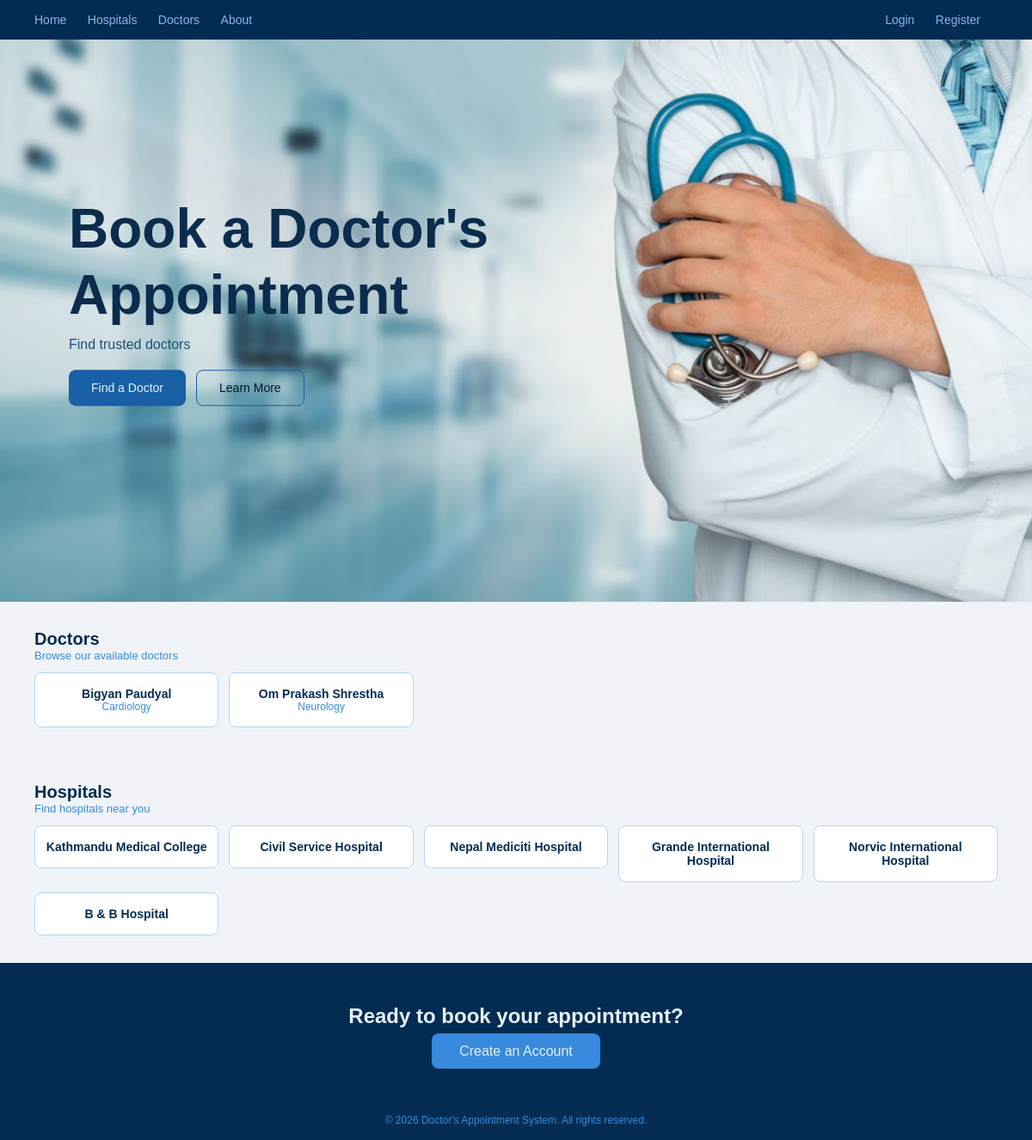
The page / on the database its author committed.
### doctors/models.py (models this page shows, shortened)
class Doctor(models.Model):
    doctor_id = models.AutoField(primary_key=True)
    name = models.CharField(max_length=100)
    qualification = models.CharField(max_length=100)
    specialization = models.CharField(max_length=100)
    hospital = models.ForeignKey('hospitals.Hospital', on_delete=models.CASCADE, null=True, blank=True)
    department = models.ForeignKey('hospitals.Department', on_delete=models.CASCADE, null=True, blank=True)
    email = models.EmailField(unique=True)
    fees = models.DecimalField(max_digits=8, decimal_places=2)
    phone = models.CharField(max_length=10)
    a_status = models.BooleanField(default=True)

### hospitals/models.py (models this page shows, shortened)
class Hospital(models.Model):
    hospital_id = models.AutoField(primary_key=True)
    name = models.CharField(max_length=100)
    address = models.CharField(max_length=200)
    phone = models.CharField(max_length=100)
    email = models.EmailField(unique=True)

### HomePage/views.py (the view)
# urls.py: path('', Home, name='home'),
def Home(request):
    doctors = Doctor.objects.all()
    hospitals = Hospital.objects.all()
    appointment_count = 0
    if request.user.is_authenticated:
        appointment_count = Appointment.objects.filter(
            patient=request.user,
            appointment_date__gte=date.today()
        ).count()
    return render(request, "HomePage/homepage.html", {
        'doctors': doctors,
        'hospitals': hospitals,
        'appointment_count': appointment_count
    })

### HomePage/templates/HomePage/homepage.html (shortened to what this page needs)
{% extends 'base.html' %}
{% load static %}
{% block extra_css %}
<link rel="stylesheet" href="{% static 'HomePage/homepage.css' %}?v=2">
{% endblock %}
{% block content %}
<div class="hero">
    <div class="hero-content">
        <h1>Book a Doctor's Appointment</h1>
        <p>Find trusted doctors</p>
        <div class="hero-btns">
            <button class="btn-primary">Find a Doctor</button>
            <button class="btn-outline">Learn More</button>
        </div>
    </div>
</div>
<div class="section-header">
    <h2>Doctors</h2>
    <p>Browse our available doctors</p>
</div>
<div class="grid">
    {% for doctor in doctors %}
        <a class="card-link" href="{% url 'doctor_detail' doctor.doctor_id %}">
            <div class="card">
                <h4>{{ doctor.name }}</h4>
                <p>{{ doctor.specialization }}</p>
            </div>
        </a>
    {% endfor %}
</div>
<div class="section-header">
    <h2>Hospitals</h2>
    <p>Find hospitals near you</p>
</div>
<div class="grid">
    {% for hospital in hospitals %}
        <a class="card-link" href="{% url 'hospital_detail' hospital.hospital_id %}">
            <div class="card">
                <h4>{{ hospital.name }}</h4>
            </div>
        </a>
    {% endfor %}
</div>
<div class="cta">
    <h2>Ready to book your appointment?</h2>
    <a href="{% url 'register' %}" class="cta-btn">Create an Account</a>
</div>
<div class="footer">
    &copy; 2026 Doctor's Appointment System. All rights reserved.
</div>
{% endblock %}

### templates/base.html (shortened to what this page needs)
<!DOCTYPE html>
<html>
<head>
    {% load static %}
    <link rel="stylesheet" href="{% static 'css/base.css' %}">
    {% block extra_css %}{% endblock %}
</head>
<body>
<div class="navbar">
    <div class="nav-left">
        <a href="{% url 'home' %}">Home</a>
        <a href="{% url 'hospital_list' %}">Hospitals</a>
        <a href="{% url 'doctor_list' %}">Doctors</a>
        <a href="/about/">About</a>
    </div>
    <div class="nav-right">
        {% if user.is_authenticated %}
            <a href="{% url 'patient_dashboard' %}">Dashboard</a>
            <a href="{% url 'logout' %}">Logout</a>
        {% else %}
            <a href="{% url 'login' %}">Login</a>
            <a href="{% url 'register' %}">Register</a>
        {% endif %}
    </div>
</div>
{% block content %}
{% endblock %}
</body>
</html>

### static/css/base.css (style rules this page uses)
body { margin: 0; font-family: Arial, sans-serif; }
.navbar { background-color: #0f2f4f; padding: 15px 30px; display: flex; justify-content: space-between; align-items: center; position: fixed; top: 0; left: 0; width: 100%; z-index: 1000; }
.navbar a { color: #cbd5e1; text-decoration: none; margin-right: 15px; font-size: 14px; }

### HomePage/static/HomePage/homepage.css (style rules this page uses)
* { margin: 0; padding: 0; box-sizing: border-box; }
body { background: #f0f4f8; font-family: Arial, sans-serif; }
.navbar { background: #042C53; padding: 14px 40px; display: flex; justify-content: space-between; align-items: center; }
.nav-left a, .nav-right a { color: #85B7EB; text-decoration: none; font-size: 14px; margin-right: 20px; }
.hero { position: relative; background-image: url("/static/images/last.jpg"); background-size: cover; background-position: center; background-repeat: no-repeat; height: 700px; }
.hero-content { position: absolute; top: 50%; left: 80px; transform: translateY(-50%); max-width: 520px; }
.hero h1 { color: #0b2c4d; font-size: 64px; line-height: 1.2; margin-bottom: 10px; }
.hero p { color: #1f4e79; font-size: 16px; margin-bottom: 20px; }
.hero-btns { display: flex; gap: 12px; }
.btn-primary { background: #185FA5; color: #E6F1FB; border: none; padding: 12px 26px; border-radius: 8px; font-size: 14px; cursor: pointer; }
.btn-outline { background: transparent; color: #051423; border: 1px solid #185FA5; padding: 12px 26px; border-radius: 8px; font-size: 14px; cursor: pointer; }
.section-header { padding: 32px 40px 12px; }
.section-header h2 { font-size: 20px; color: #042C53; }
.section-header p { font-size: 13px; color: #378ADD; }
.grid { display: grid; grid-template-columns: repeat(5, 1fr); gap: 12px; padding: 0 40px 32px; }
.card { border: 1px solid #B5D4F4; padding: 16px 12px; border-radius: 8px; text-align: center; background: #fff; transition: 0.2s; }
.card h4 { font-size: 14px; color: #042C53; }
.card p { font-size: 12px; color: #378ADD; }
.card-link { text-decoration: none; color: inherit; }
.cta { background: #042C53; padding: 48px 40px; text-align: center; }
.cta h2 { color: #E6F1FB; margin-bottom: 18px; }
.cta-btn { background: #378ADD; color: #E6F1FB; padding: 12px 32px; border-radius: 8px; text-decoration: none; }
.footer { background: #042C53; padding: 16px; text-align: center; font-size: 12px; color: #378ADD; }

### rows shown on the page
Doctor: name "Bigyan Paudyal", specialization "Cardiology"
Doctor: name "Om Prakash Shrestha", specialization "Neurology"
Hospital: name "Kathmandu Medical College"
Hospital: name "Civil Service Hospital"
Hospital: name "Nepal Mediciti Hospital"
Hospital: name "Grande International Hospital"
Hospital: name "Norvic International Hospital"
Hospital: name "B & B Hospital"
